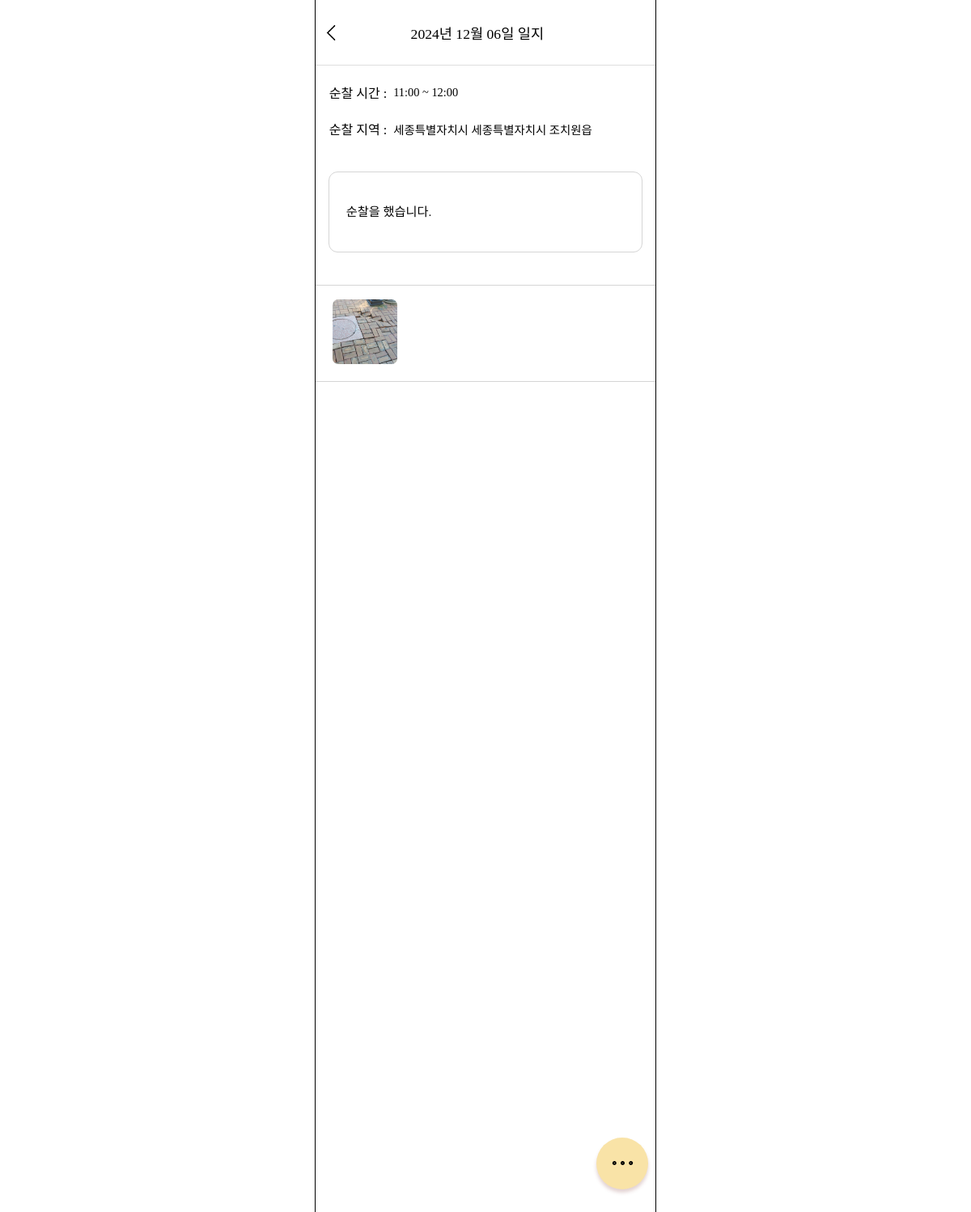
/journals/journal-detail/1/, run on an earlier commit of the app's database.
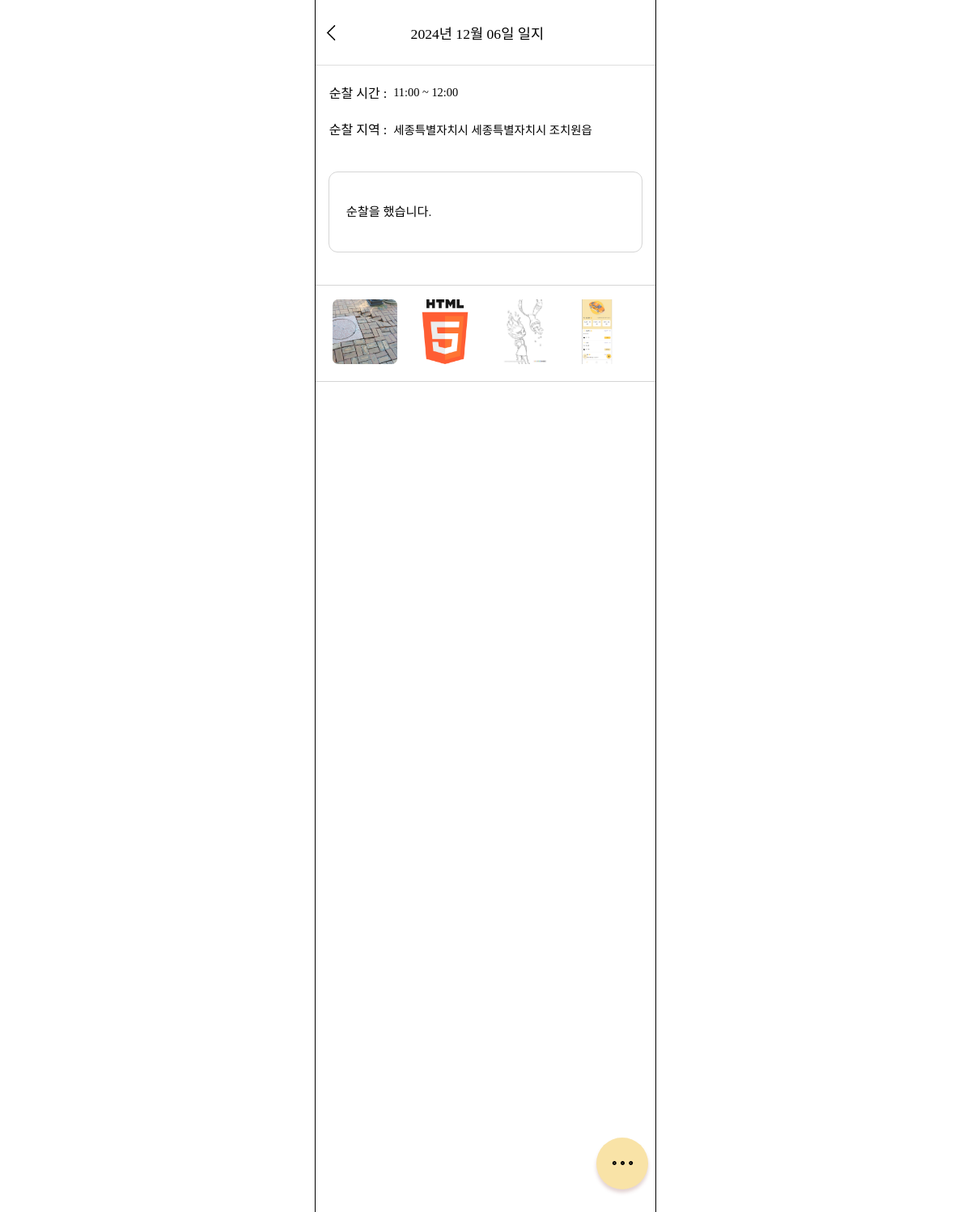
And on a later commit of the database.
### journals/models.py (models this page shows)
class Journal(models.Model):
    date = models.DateField(null=False, blank=False)
    user = models.ForeignKey(settings.AUTH_USER_MODEL, on_delete=models.CASCADE)
    region_sido = models.CharField(null=False, max_length=30, blank=False)
    region_sigungu = models.CharField(null=False, max_length=30, blank=False)
    region_dong = models.CharField(null=False, max_length=30, blank=False)
    start_time = models.TimeField(null=False, blank=False)
    end_time = models.TimeField(null=False, blank=False)
    content = models.TextField(null=False, blank=False)

class JournalImage(models.Model):
    journal = models.ForeignKey(Journal, on_delete=models.CASCADE)
    image_path = models.ImageField(null=False, blank=False, upload_to='journal_images/')

### journals/views.py (the view)
# urls.py: path('journal-detail/<int:id>/', views.journal_detail, name='journal_detail'),
def journal_detail(request, id):
    journal = Journal.objects.get(id=id)
    images = JournalImage.objects.filter(journal=journal)
    context = {
        'journal': journal,
        'images': images,
    }
    return render(request, 'journals/journal_detail.html', context)

### templates/journals/journal_detail.html (shortened to what this page needs)
<!DOCTYPE html>
{% load static %}
<html lang="ko">
<head>
    <link rel="stylesheet" href="{% static 'css/journal_detail.css' %}">
    <link rel="stylesheet" as="style" crossorigin href="https://cdn.jsdelivr.net/gh/ungveloper/web-fonts/SCoreDream/font-face.css" />
    <link rel="stylesheet" as="style" crossorigin href="https://cdn.jsdelivr.net/gh/ungveloper/web-fonts/SCoreDream/font-family.css" />
</head>
<body>
    <div class="container-content">
        <div class="contents">
            <div class="top-block">
                <div class="arrow-img">
                    <a href="{% url 'journals:journal_home' %}?date={{ journal.date|date:'Y-m-d' }}">
                        <img src="{% static 'image/back.png' %}" alt="">
                    </a>
                </div>
                <div class="title">{{ journal.date|date:"Y년 m월 d일" }} 일지</div>
            </div>
            <div class="date-block">
                <div>순찰 시간 : </div>
                <div class="date">{{ journal.start_time|date:"H:i"}} ~ {{ journal.end_time|date:"H:i"}}</div>
            </div>
            <div class="date-block">
                <div>순찰 지역 : </div>
                <div class="date">{{ journal.region_sido }} {{ journal.region_sigungu }} {{ journal.region_dong }}</div>
            </div>
            <div class="journal-content">
                {{ journal.content|linebreaks }}
            </div>
            {% if images %}
                <div class="imgs-block">
                    {% for image in images %}
                        <div>
                            <img src="{{ image.image_path.url }}" class="imgs" alt="">
                        </div>
                    {% endfor %}
                </div>
            {% endif %}
            <button type="button" id="dots-btn">
                <img src="{% static 'image/dots.png' %}" alt="">
            </button>
        </div>
    </div>
</body>
</html>

### static/css/journal_detail.css (style rules this page uses)
body { padding: 0; margin: 0; height: 100%; }
.container-content { font-family: 'SCoreDream'; font-weight: 400; outline: 1px solid black; width: 420px; height: 100%; margin: 0 auto; display: flex; flex-direction: column; padding-bottom: 150px; z-index: 0; position: relative; }
.contents { width: 100%; display: flex; flex-direction: column; height: calc(100vh + 600px); }
.top-block { display: flex; flex-direction: row; height: 5rem; align-items: center; border-bottom: 1px solid #dedede; }
.top-block img { width: 30%; margin: 5% 0 0 15%; }
.title { margin-left: 8%; font-size: 1.1rem; font-weight: 500; }
.date-block { display: flex; flex-direction: row; padding-left: 4%; align-items: center; margin: 5% 0 0 0; }
.date { font-size: 0.9rem; margin-left: 2%; }
.journal-content { padding: 5%; margin: 10% 4% 5%; border-radius: 10px; line-height: 1.6rem; font-size: 0.95rem; word-break: break-all; outline: 1px solid #d5d5d5; }
.imgs-block { display: flex; flex-direction: row; flex-wrap: wrap; gap: 5%; padding: 4% 5%; margin-top: 5%; outline: 1px solid #d5d5d5; }
.imgs { width: 80px; height: 80px; object-fit: cover; border-radius: 7px; cursor: pointer; opacity: 0.9; }
#dots-btn { background-color: #F9E3A7; width: 4rem; height: 4rem; border-radius: 50%; border: none; text-align: center; line-height: 3.5rem; box-shadow: 0px 4px 4px 0px rgba(142, 78, 78, 0.25); position: fixed; bottom: 0; margin-bottom: 80px; margin-left: 347px; cursor: pointer; }
#dots-btn > img { margin-top: 25%; }

What changed in the data, as far as the page shows it:
added JournalImage: image_path (picture)
added JournalImage: image_path (picture)
added JournalImage: image_path (picture)
